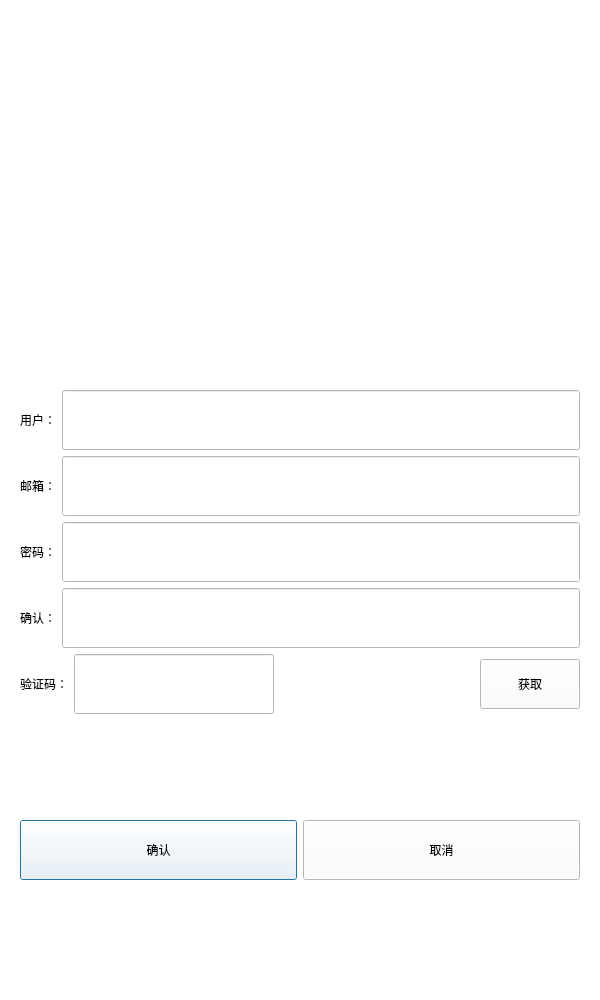
<?xml version="1.0" encoding="UTF-8"?>
<ui version="4.0">
 <class>RegisterDialog</class>
 <widget class="QDialog" name="RegisterDialog">
  <property name="geometry">
   <rect>
    <x>0</x>
    <y>0</y>
    <width>600</width>
    <height>1000</height>
   </rect>
  </property>
  <property name="minimumSize">
   <size>
    <width>600</width>
    <height>1000</height>
   </size>
  </property>
  <property name="maximumSize">
   <size>
    <width>600</width>
    <height>1000</height>
   </size>
  </property>
  <property name="windowTitle">
   <string>Dialog</string>
  </property>
  <property name="styleSheet">
   <string notr="true">background-color: rgb(255, 255, 255);</string>
  </property>
  <layout class="QGridLayout" name="gridLayout">
   <item row="1" column="0">
    <widget class="QStackedWidget" name="stackedWidget">
     <widget class="QWidget" name="page">
      <layout class="QGridLayout" name="gridLayout_2">
       <item row="2" column="0">
        <spacer name="verticalSpacer">
         <property name="orientation">
          <enum>Qt::Vertical</enum>
         </property>
         <property name="sizeType">
          <enum>QSizePolicy::Fixed</enum>
         </property>
         <property name="sizeHint" stdset="0">
          <size>
           <width>20</width>
           <height>100</height>
          </size>
         </property>
        </spacer>
       </item>
       <item row="3" column="0">
        <layout class="QHBoxLayout" name="horizontalLayout_6">
         <item>
          <widget class="QPushButton" name="confirm_btn">
           <property name="minimumSize">
            <size>
             <width>0</width>
             <height>60</height>
            </size>
           </property>
           <property name="styleSheet">
            <string notr="true">color: rgb(0, 0, 0);</string>
           </property>
           <property name="text">
            <string>确认</string>
           </property>
          </widget>
         </item>
         <item>
          <widget class="QPushButton" name="cancel_btn">
           <property name="minimumSize">
            <size>
             <width>0</width>
             <height>60</height>
            </size>
           </property>
           <property name="styleSheet">
            <string notr="true">color: rgb(0, 0, 0);</string>
           </property>
           <property name="text">
            <string>取消</string>
           </property>
          </widget>
         </item>
        </layout>
       </item>
       <item row="4" column="0">
        <spacer name="verticalSpacer_2">
         <property name="orientation">
          <enum>Qt::Vertical</enum>
         </property>
         <property name="sizeType">
          <enum>QSizePolicy::Fixed</enum>
         </property>
         <property name="sizeHint" stdset="0">
          <size>
           <width>20</width>
           <height>100</height>
          </size>
         </property>
        </spacer>
       </item>
       <item row="0" column="0">
        <widget class="QWidget" name="widget" native="true">
         <widget class="QLabel" name="label_6">
          <property name="geometry">
           <rect>
            <x>60</x>
            <y>20</y>
            <width>471</width>
            <height>261</height>
           </rect>
          </property>
          <property name="text">
           <string/>
          </property>
          <property name="pixmap">
           <pixmap resource="rc.qrc">:/res/images/user.png</pixmap>
          </property>
          <property name="alignment">
           <set>Qt::AlignCenter</set>
          </property>
         </widget>
         <widget class="QLabel" name="error_tip">
          <property name="geometry">
           <rect>
            <x>140</x>
            <y>280</y>
            <width>271</width>
            <height>31</height>
           </rect>
          </property>
          <property name="styleSheet">
           <string notr="true"/>
          </property>
          <property name="text">
           <string/>
          </property>
          <property name="alignment">
           <set>Qt::AlignCenter</set>
          </property>
         </widget>
        </widget>
       </item>
       <item row="1" column="0">
        <layout class="QVBoxLayout" name="verticalLayout">
         <item>
          <layout class="QHBoxLayout" name="horizontalLayout">
           <item>
            <widget class="QLabel" name="user_label">
             <property name="minimumSize">
              <size>
               <width>0</width>
               <height>60</height>
              </size>
             </property>
             <property name="styleSheet">
              <string notr="true">color: rgb(0, 0, 0);</string>
             </property>
             <property name="text">
              <string>用户：</string>
             </property>
            </widget>
           </item>
           <item>
            <widget class="QLineEdit" name="user_lineEdit">
             <property name="minimumSize">
              <size>
               <width>0</width>
               <height>60</height>
              </size>
             </property>
            </widget>
           </item>
          </layout>
         </item>
         <item>
          <layout class="QHBoxLayout" name="horizontalLayout_2">
           <item>
            <widget class="QLabel" name="email_label">
             <property name="minimumSize">
              <size>
               <width>0</width>
               <height>60</height>
              </size>
             </property>
             <property name="styleSheet">
              <string notr="true">color: rgb(0, 0, 0);</string>
             </property>
             <property name="text">
              <string>邮箱：</string>
             </property>
            </widget>
           </item>
           <item>
            <widget class="QLineEdit" name="email_lineEdit">
             <property name="minimumSize">
              <size>
               <width>0</width>
               <height>60</height>
              </size>
             </property>
            </widget>
           </item>
          </layout>
         </item>
         <item>
          <layout class="QHBoxLayout" name="horizontalLayout_3">
           <item>
            <widget class="QLabel" name="pass_label">
             <property name="minimumSize">
              <size>
               <width>0</width>
               <height>60</height>
              </size>
             </property>
             <property name="styleSheet">
              <string notr="true">color: rgb(0, 0, 0);</string>
             </property>
             <property name="text">
              <string>密码：</string>
             </property>
            </widget>
           </item>
           <item>
            <widget class="QLineEdit" name="pass_lineEdit">
             <property name="minimumSize">
              <size>
               <width>0</width>
               <height>60</height>
              </size>
             </property>
            </widget>
           </item>
          </layout>
         </item>
         <item>
          <layout class="QHBoxLayout" name="horizontalLayout_4">
           <item>
            <widget class="QLabel" name="confirm_label">
             <property name="minimumSize">
              <size>
               <width>0</width>
               <height>60</height>
              </size>
             </property>
             <property name="styleSheet">
              <string notr="true">color: rgb(0, 0, 0);</string>
             </property>
             <property name="text">
              <string>确认：</string>
             </property>
            </widget>
           </item>
           <item>
            <widget class="QLineEdit" name="confirm_lineEdit">
             <property name="minimumSize">
              <size>
               <width>0</width>
               <height>60</height>
              </size>
             </property>
            </widget>
           </item>
          </layout>
         </item>
         <item>
          <layout class="QHBoxLayout" name="horizontalLayout_5">
           <item>
            <widget class="QLabel" name="varify_lable">
             <property name="minimumSize">
              <size>
               <width>0</width>
               <height>60</height>
              </size>
             </property>
             <property name="styleSheet">
              <string notr="true">color: rgb(0, 0, 0);</string>
             </property>
             <property name="text">
              <string>验证码：</string>
             </property>
            </widget>
           </item>
           <item>
            <widget class="QLineEdit" name="varify_edit">
             <property name="minimumSize">
              <size>
               <width>0</width>
               <height>60</height>
              </size>
             </property>
            </widget>
           </item>
           <item>
            <spacer name="horizontalSpacer">
             <property name="orientation">
              <enum>Qt::Horizontal</enum>
             </property>
             <property name="sizeType">
              <enum>QSizePolicy::Fixed</enum>
             </property>
             <property name="sizeHint" stdset="0">
              <size>
               <width>200</width>
               <height>20</height>
              </size>
             </property>
            </spacer>
           </item>
           <item>
            <widget class="QPushButton" name="get_code">
             <property name="minimumSize">
              <size>
               <width>100</width>
               <height>50</height>
              </size>
             </property>
             <property name="styleSheet">
              <string notr="true">color: rgb(0, 0, 0);</string>
             </property>
             <property name="text">
              <string>获取</string>
             </property>
            </widget>
           </item>
          </layout>
         </item>
        </layout>
       </item>
      </layout>
      <zorder>verticalSpacer</zorder>
      <zorder>verticalSpacer_2</zorder>
      <zorder>layoutWidget_2</zorder>
      <zorder>layoutWidget</zorder>
      <zorder>widget</zorder>
     </widget>
     <widget class="QWidget" name="page_2"/>
    </widget>
   </item>
  </layout>
 </widget>
 <resources>
  <include location="rc.qrc"/>
 </resources>
 <connections/>
</ui>
